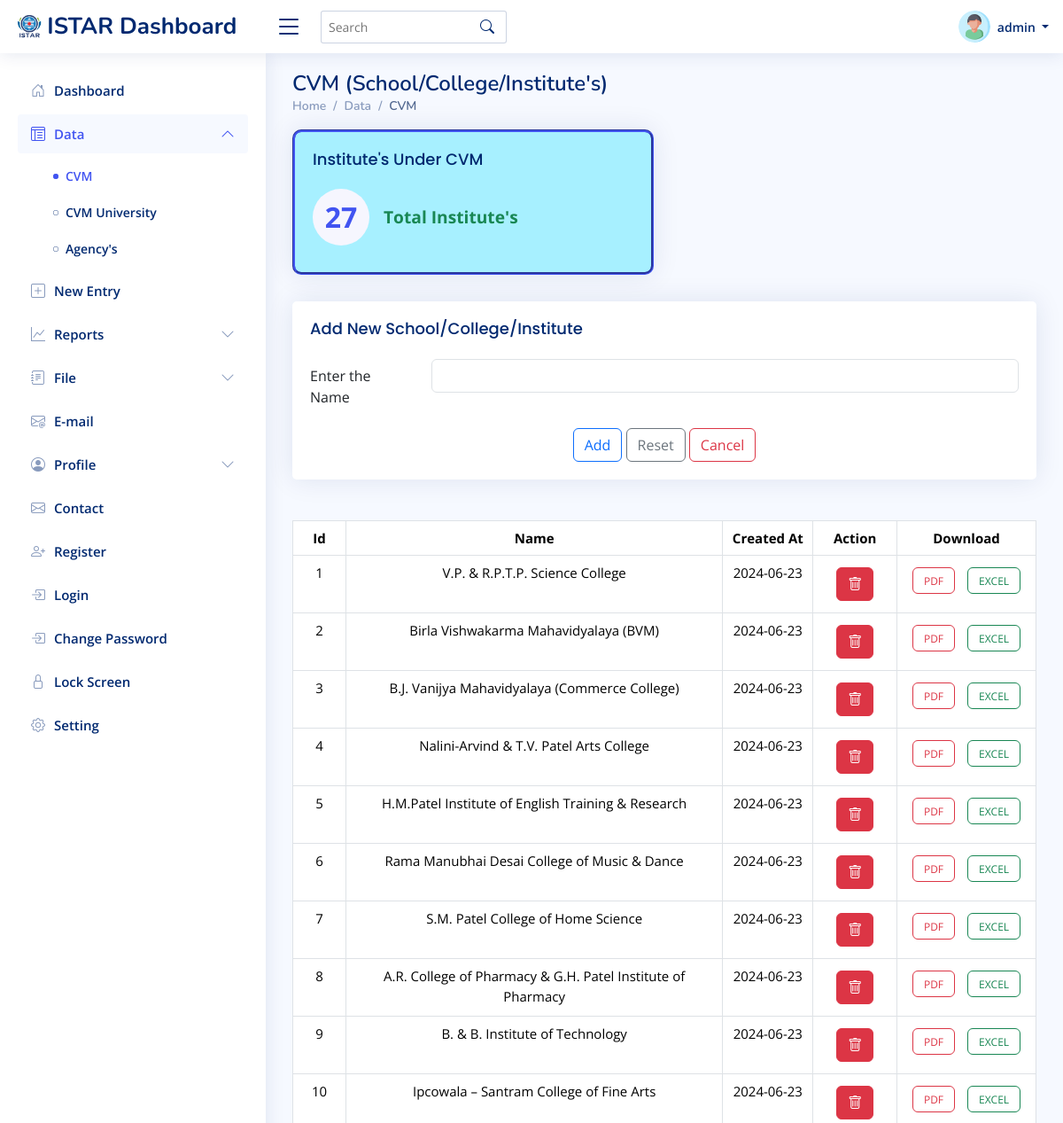
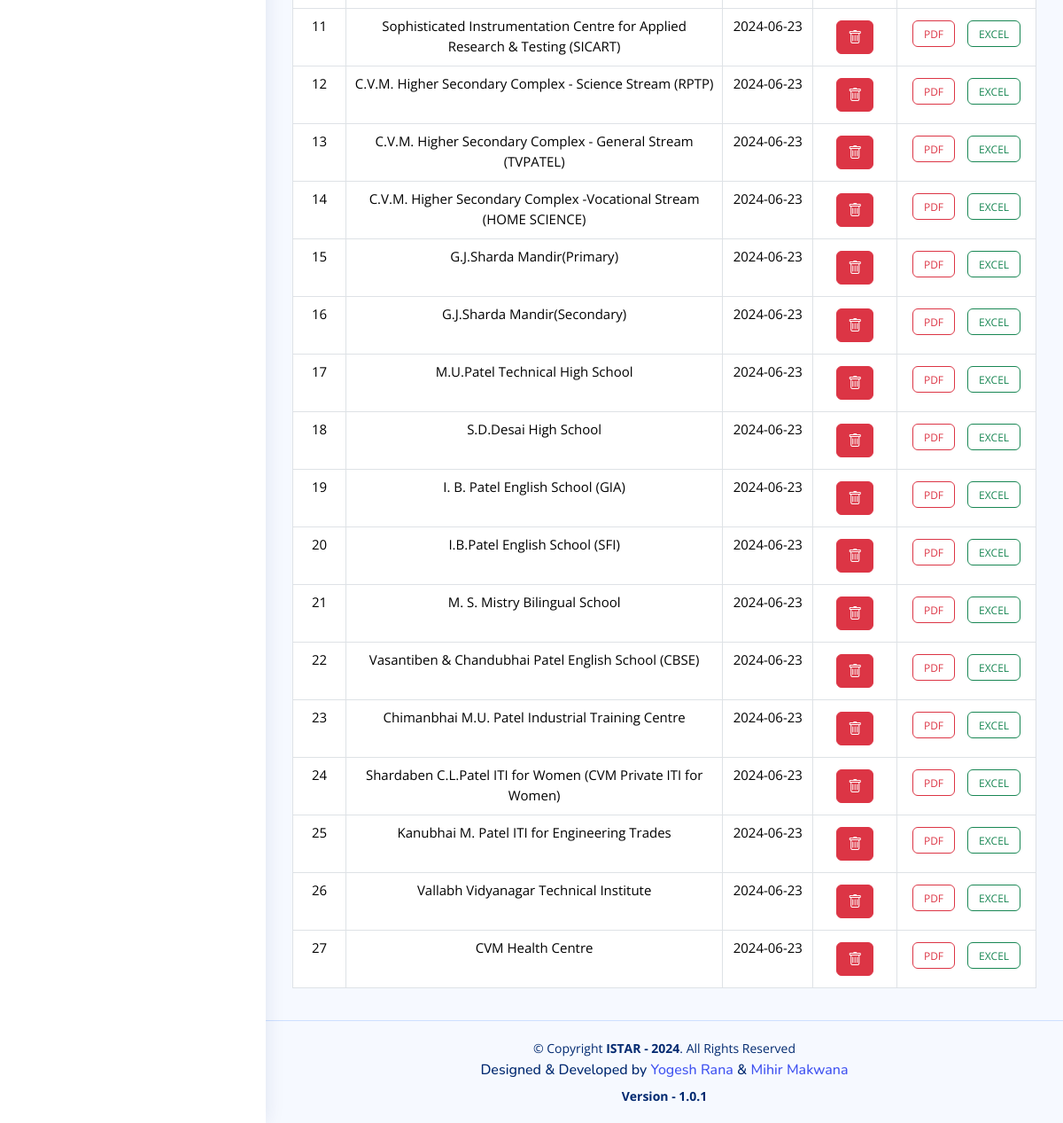
The app's page /cvm.php (signed in), older data (2 pictures, top to bottom).
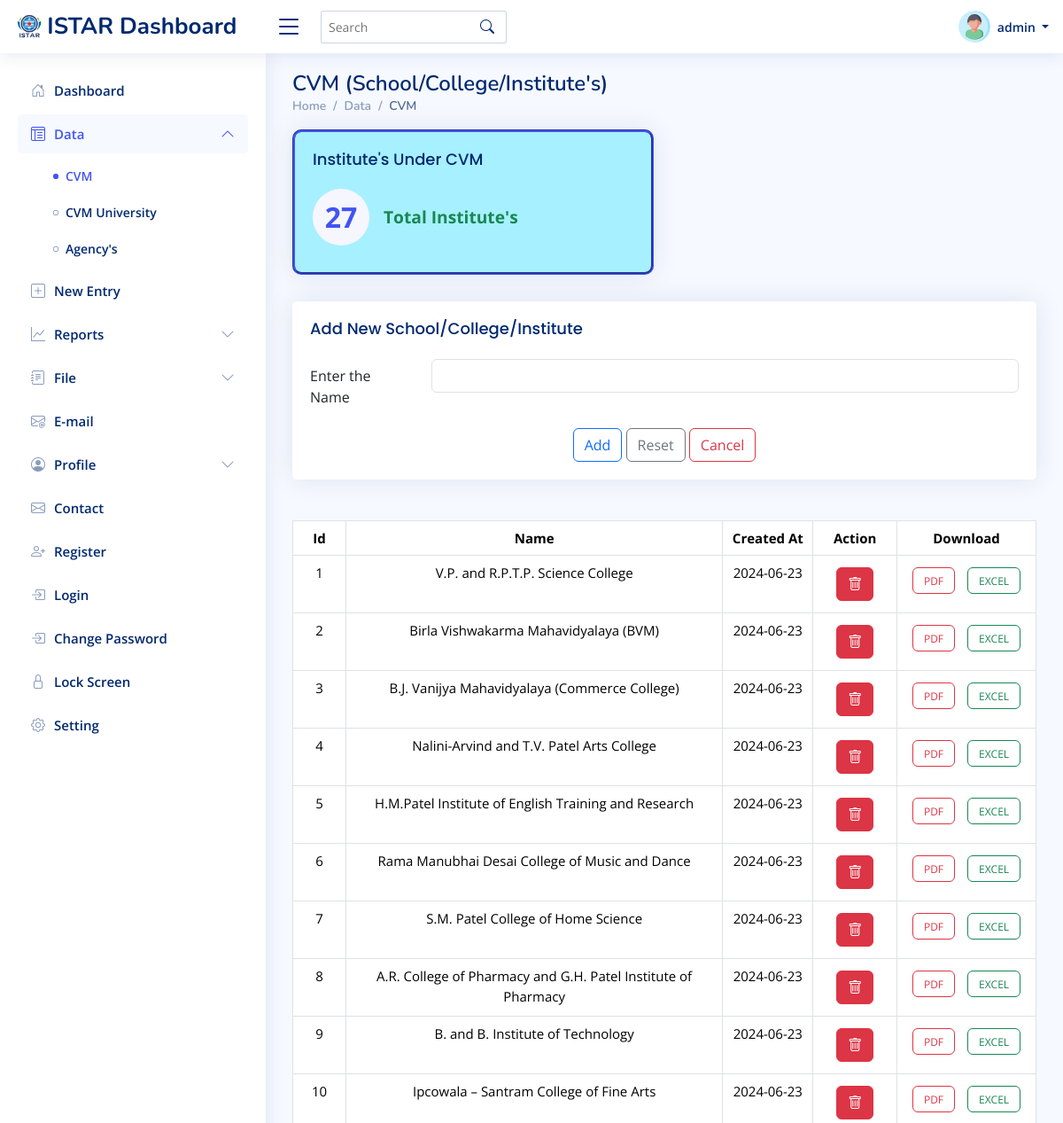
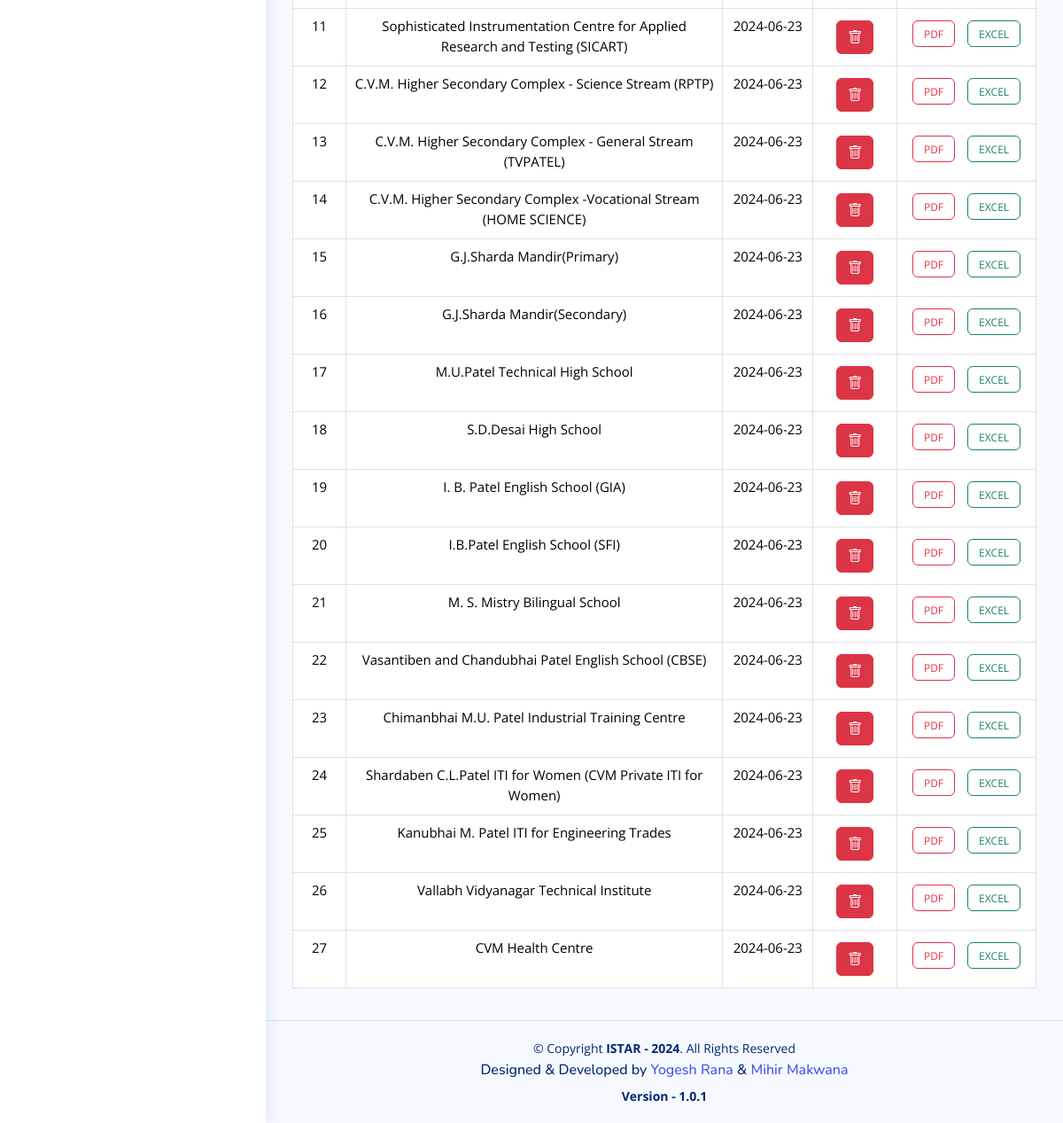
The same page, newer data (2 pictures, top to bottom).
### tables this page shows
CREATE TABLE `institutes` (
  `id` int(11) NOT NULL,
  `name` varchar(255) NOT NULL,
  `organization_id` int(11) DEFAULT NULL,
  `created_at` date NOT NULL DEFAULT current_timestamp(),
  `organization_name` varchar(255) DEFAULT NULL
);

### PHP/session.php (called while the page is built, shortened)
<?php
$username = $_SESSION['username'];
?>

### cvm.php (the view, shortened to what this page needs)
<?php
require "./PHP/session.php";
?>
<!DOCTYPE html>
<html lang="en">
<head>
  <link href="assets/vendor/bootstrap/css/bootstrap.min.css" rel="stylesheet">
  <link href="assets/vendor/bootstrap-icons/bootstrap-icons.css" rel="stylesheet">
  <link href="assets/vendor/boxicons/css/boxicons.min.css" rel="stylesheet">
  <link href="assets/vendor/quill/quill.snow.css" rel="stylesheet">
  <link href="assets/vendor/quill/quill.bubble.css" rel="stylesheet">
  <link href="assets/vendor/remixicon/remixicon.css" rel="stylesheet">
  <link href="assets/vendor/simple-datatables/style.css" rel="stylesheet">
  <link href="assets/css/style.css" rel="stylesheet">
</head>
<body>
  <header id="header" class="header fixed-top d-flex align-items-center">
    <div class="d-flex align-items-center justify-content-between">
      <a href="index.php" class="logo d-flex align-items-center">
        <img src="assets/img/istar.png" alt="">
        <span class="d-none d-lg-block">ISTAR Dashboard</span>
      </a>
      <i class="bi bi-list toggle-sidebar-btn"></i>
    </div>
    <div class="search-bar">
      <form class="search-form d-flex align-items-center" method="POST" action="#">
        <input type="text" name="query" placeholder="Search" title="Enter search keyword">
        <button type="submit" title="Search"><i class="bi bi-search"></i></button>
      </form>
    </div>
    <nav class="header-nav ms-auto">
      <ul class="d-flex align-items-center">
        <li class="nav-item dropdown pe-3">
          <a class="nav-link nav-profile d-flex align-items-center pe-0" href="#" data-bs-toggle="dropdown">
            <img src="assets/img/User.png" alt="Profile" class="rounded-circle">
            <span class="d-none d-md-block dropdown-toggle ps-2">
              <?php echo isset($username) ? $username : 'User'; ?>
            </span>
          </a>
        </li>
      </ul>
    </nav>
  </header>
  <aside id="sidebar" class="sidebar">
    <ul class="sidebar-nav" id="sidebar-nav">
      <li class="nav-item">
        <a class="nav-link collapsed" href="index.php">
          <i class="bi bi-house-door"></i>
          <span>Dashboard</span>
        </a>
      </li>
        <li class="nav-item">
                <a class="nav-link " data-bs-target="#components-nav" data-bs-toggle="collapse" href="#">
                <i class="bi bi-layout-text-window-reverse"></i><span>Data</span><i class="bi bi-chevron-down ms-auto"></i>
                </a>
                <ul id="components-nav" class="nav-content collapse show" data-bs-parent="#sidebar-nav">
          <li>
            <a href="./cvm.php" class="active">
              <i class="bi bi-circle"></i><span>CVM</span>
            </a>
          </li>
          <li>
            <a href="./cvmu.php">
              <i class="bi bi-circle"></i><span>CVM University</span>
            </a>
          </li>
          <li>
            <a href="./agency.php">
              <i class="bi bi-circle"></i><span>Agency's</span>
            </a>
          </li>
        </ul>
      <li class="nav-item">
        <a class="nav-link collapsed" href="new_entry.php">
          <i class="bi bi-plus-square"></i>
          <span>New Entry</span>
        </a>
      </li>
      <li class="nav-item">
        <a class="nav-link collapsed" data-bs-target="#forms-nav" data-bs-toggle="collapse" href="#">
          <i class="bi bi-graph-up"></i><span>Reports</span><i class="bi bi-chevron-down ms-auto"></i>
        </a>
      </li>
      <li class="nav-item">
        <a class="nav-link collapsed" data-bs-target="#files-nav" data-bs-toggle="collapse" href="#">
          <i class="bi bi-journal-text"></i><span>File</span><i class="bi bi-chevron-down ms-auto"></i>
        </a>
      </li>
      <li class="nav-item">
        <a class="nav-link collapsed" href="email.php">
        <i class="bi bi-envelope-at"></i>
          <span>E-mail</span>
        </a>
      </li>
      <li class="nav-item">
        <a class="nav-link collapsed" data-bs-target="#profile-nav" data-bs-toggle="collapse" href="#">
          <i class="bi bi-person-circle"></i><span>Profile</span><i class="bi bi-chevron-down ms-auto"></i>
        </a>
      </li>
      <li class="nav-item">
        <a class="nav-link collapsed" href="pages-contact.php">
          <i class="bi bi-envelope"></i>
          <span>Contact</span>
        </a>
      </li>
      <li class="nav-item">
        <a class="nav-link collapsed" href="pages-register.php">
          <i class="bi bi-person-plus"></i>
          <span>Register</span>
        </a>
      </li>
      <li class="nav-item">
        <a class="nav-link collapsed" href="pages-login.php">
          <i class="bi bi-box-arrow-in-right"></i>
          <span>Login</span>
        </a>
      </li>
      <li class="nav-item">
        <a class="nav-link collapsed" href="./reset-password.php">
          <i class="bi bi-box-arrow-in-right"></i>
          <span>Change Password</span>
        </a>
      </li>
      <li class="nav-item">
        <a class="nav-link collapsed" href="#">
          <i class="bi bi-lock"></i>
          <span>Lock Screen</span>
        </a>
      </li>
      <li class="nav-item">
        <a class="nav-link collapsed" href="#">
          <i class="bi bi-gear"></i>
          <span>Setting</span>
        </a>
      </li>
  </aside>
    <main id="main" class="main">
        <div class="pagetitle">
            <h1>CVM (School/College/Institute's) </h1>
            <nav>
                <ol class="breadcrumb">
                    <li class="breadcrumb-item"><a href="index.php">Home</a></li>
                    <li class="breadcrumb-item">Data</li>
                    <li class="breadcrumb-item"><a href="cvm.php" class="active">CVM</a></li>
                </ol>
            </nav>
        </div>
        <section class="section dashboard">
            <?php
            require("./PHP/connection.php");
            $sql = "SELECT * FROM institutes where organization_id=1";
            $result = $conn->query($sql);
            $records = $result->num_rows;
            ?>
            <div class="row">
                <div class="col-lg-12">
                    <div class="row">
                        <div class="col-xxl-3 col-md-6">
                            <div id="date" class="card info-card sales-card">
                                <div class="card-body">
                                    <h5 class="card-title">Institute's Under CVM</h5>
                                    <div class="d-flex align-items-center">
                                        <div class="card-icon rounded-circle d-flex align-items-center justify-content-center" style="font-weight:bolder">
                                            <?php echo $records; ?>
                                        </div>
                                        <div class="ps-3">
                                            <span class="text-success small pt-1 fw-bold" style="font-size: 120%;">Total Institute's</span>
                                            <span id="dateDisplay" class="text-success small pt-2 ps-1 fw-bold" style="font-size: 90%;"></span>
                                        </div>
                                    </div>
                                </div>
                            </div>
                        </div>
        </section>
        <section class="section">
            <div class="row">
                <div class="col-lg-12">
                    <div class="card">
                        <div class="card-body">
                            <h5 class="card-title">Add New School/College/Institute</h5>
                            <form action="cvm.php" method="post"  validate>
                                <div class="row mb-3">
                                    <label for="inputtext" class="col-sm-2 col-form-label">Enter the Name </label>
                                    <div class="col-sm-10">
                                        <input type="text" class="form-control" required id="inputText" name="name" required>
                                    </div>
                                </div>
                                <div class="text-center">
                                    <button type="submit" class="btn btn-outline-primary">Add</button>
                                    <button type="reset" class="btn btn-outline-secondary">Reset</button>
                                    <a href="index.php" class="btn btn-outline-danger" role="button">Cancel</a>
                                </div>
                            </form>
                        </div>
                    </div>
                </div>
            </div>
        </section>
        <section>
            <div class="row">
                <div class="col-sm-12">
                    <table class="table  table-hover mt-3 text-center table-bordered" id="datatbl" style="font-size: 15px;">
                        <thead>
                            <tr>
                                <th>Id</th>
                                <th>Name</th>
                                <th>Created At</th>
                                <th>Action</th>
                                <th>Download</th>
                            </tr>
                        </thead>
                        <tbody id="data">
                            <?php
                            include "./PHP/connection.php";
                            $sql = "SELECT * FROM institutes where organization_id=1";
                            $result = $conn->query($sql);
                            if ($result->num_rows > 0) {
                                while ($row = $result->fetch_assoc()) {
                                    $delete = "delete_cvm.php?id=" . $row["id"];
                                    echo "<tr>
                                        <td width='2%'>" . $row["id"] . "</td>
                                        <td width='20%'>" . $row["name"] . "</td>
                                        <td width='2%'>" . $row["created_at"] . "</td>
                                        <td width='2%'>
                                            <a href='$delete' class='btn btn-danger'><i class='bi bi-trash'></i></a>
                                        </td>
                                        <td width='5%'>
                                            <a href='#' class='btn btn-outline-danger' role='button' style='height: 30px;font-size: 12px;'>PDF</a>
                                            <a href='#' class='btn btn-outline-success' role='button' style='height: 30px;font-size: 12px;'>EXCEL</a>
                                        </td>
                                    </tr>";
                                }
                            } else {
                                echo "No data found.";
                            }
                            ?>
                    </table>
                </div>
            </div>
        </section>
    </main>
   <?php require "./PHP/footer.php" ?>
</body>
</html>

### PHP/footer.php (shortened to what this page needs)
<footer id="footer" class="footer">
    <div class="copyright">
      &copy; Copyright <strong><span>ISTAR - 2024</span></strong>. All Rights Reserved
    </div>
    <div class="credits">
      <h6>Designed & Developed by <a href="#">Yogesh Rana</a> & <a href="#"> Mihir Makwana </a></h6>
    </div>
    <div class="copyright">
      <strong><span>Version - 1.0.1 </span></strong>
    </div>
  </footer>
</body>
</html>

### assets/css/style.css (style rules this page uses)
:root { scroll-behavior: smooth; }
body { font-family: "Open Sans", sans-serif; background: #f6f9ff; color: #444444; }
a { color: #4154f1; text-decoration: none; }
h1, h2, h3, h4, h5, h6 { font-family: "Nunito", sans-serif; }
#main { margin-top: 60px; padding: 20px 30px; transition: all 0.3s; }
.pagetitle { margin-bottom: 10px; }
.pagetitle h1 { font-size: 24px; margin-bottom: 0; font-weight: 600; color: #012970; }
.card { margin-bottom: 30px; border: none; border-radius: 5px; box-shadow: 0px 0 30px rgba(1, 41, 112, 0.1); }
.card-title { padding: 20px 0 15px 0; font-size: 18px; font-weight: 500; color: #012970; font-family: "Poppins", sans-serif; }
.card-body { padding: 0 20px 20px 20px; }
.breadcrumb { font-size: 14px; font-family: "Nunito", sans-serif; color: #899bbd; font-weight: 600; }
.breadcrumb a { color: #899bbd; transition: 0.3s; }
.breadcrumb .breadcrumb-item::before { color: #899bbd; }
.breadcrumb .active { color: #51678f; font-weight: 600; }
.logo { line-height: 1; }
@media (min-width: 1200px) { .logo { width: 280px; } }
.logo img { max-height: 26px; margin-right: 6px; }
.logo span { font-size: 26px; font-weight: 700; color: #012970; font-family: "Nunito", sans-serif; }
.header { transition: all 0.5s; z-index: 997; height: 60px; box-shadow: 0px 2px 20px rgba(1, 41, 112, 0.1); background-color: #fff; padding-left: 20px; }
.header .toggle-sidebar-btn { font-size: 32px; padding-left: 10px; cursor: pointer; color: #012970; }
.header .search-bar { min-width: 250px; padding: 0 20px; }
.header .search-form { width: 100%; }
.header .search-form input { border: 0; font-size: 14px; color: #012970; border: 1px solid rgba(1, 41, 112, 0.2); padding: 7px 38px 7px 8px; border-radius: 3px; transition: 0.3s; width: 100%; }
.header .search-form button { border: 0; padding: 0; margin-left: -30px; background: none; }
.header .search-form button i { color: #012970; }
.header-nav ul { list-style: none; }
.header-nav>ul { margin: 0; padding: 0; }
.header-nav .nav-profile { color: #012970; }
.header-nav .nav-profile img { max-height: 36px; }
.header-nav .nav-profile span { font-size: 14px; font-weight: 600; }
.sidebar { position: fixed; top: 60px; left: 0; bottom: 0; width: 300px; z-index: 996; transition: all 0.3s; padding: 20px; overflow-y: auto; scrollbar-width: thin; scrollbar-color: #aab7cf transparent; box-shadow: 0px 0px 20px rgba(1, 41, 112, 0.1); background-color: #fff; }
@media (min-width: 1200px) { #main, #footer { margin-left: 300px; } }
.sidebar-nav { padding: 0; margin: 0; list-style: none; }
.sidebar-nav li { padding: 0; margin: 0; list-style: none; }
.sidebar-nav .nav-item { margin-bottom: 5px; }
.sidebar-nav .nav-link { display: flex; align-items: center; font-size: 15px; font-weight: 600; color: #4154f1; transition: 0.3; background: #f6f9ff; padding: 10px 15px; border-radius: 4px; }
.sidebar-nav .nav-link i { font-size: 16px; margin-right: 10px; color: #4154f1; }
.sidebar-nav .nav-link.collapsed { color: #012970; background: #fff; }
.sidebar-nav .nav-link.collapsed i { color: #899bbd; }
.sidebar-nav .nav-link .bi-chevron-down { margin-right: 0; transition: transform 0.2s ease-in-out; }
.sidebar-nav .nav-link:not(.collapsed) .bi-chevron-down { transform: rotate(180deg); }
.sidebar-nav .nav-content { padding: 5px 0 0 0; margin: 0; list-style: none; }
.sidebar-nav .nav-content a { display: flex; align-items: center; font-size: 14px; font-weight: 600; color: #012970; transition: 0.3; padding: 10px 0 10px 40px; transition: 0.3s; }
.sidebar-nav .nav-content a i { font-size: 6px; margin-right: 8px; line-height: 0; border-radius: 50%; }
.sidebar-nav .nav-content a:hover, .sidebar-nav .nav-content a.active { color: #4154f1; }
.sidebar-nav .nav-content a.active i { background-color: #4154f1; }
.dashboard .info-card { padding-bottom: 10px; }
.dashboard .card-icon { font-size: 32px; line-height: 0; width: 64px; height: 64px; flex-shrink: 0; flex-grow: 0; }
.dashboard .sales-card .card-icon { color: #4154f1; background: #f6f6fe; }
.footer { padding: 20px 0; font-size: 14px; transition: all 0.3s; border-top: 1px solid #cddfff; }
.footer .copyright { text-align: center; color: #012970; }
.footer .credits { padding-top: 5px; text-align: center; font-size: 13px; color: #012970; }

### cvm.php (style rules this page uses)
#date { background-color: #a7f0ff; border-style: groove; border-color: #4154f1; border-radius: 10px; }
td a { margin: 5px; }

Row changes from the older to the newer data that the page shows:
changed institutes id 1: name "V.P. & R.P.T.P. Science College" → "V.P. and R.P.T.P. Science College"
changed institutes id 4: name "Nalini-Arvind & T.V. Patel Arts College" → "Nalini-Arvind and T.V. Patel Arts College"
changed institutes id 5: name "H.M.Patel Institute of English Training & Research" → "H.M.Patel Institute of English Training and Research"
changed institutes id 6: name "Rama Manubhai Desai College of Music & Dance" → "Rama Manubhai Desai College of Music and Dance"
changed institutes id 8: name "A.R. College of Pharmacy & G.H. Patel Institute of Pharmacy" → "A.R. College of Pharmacy and G.H. Patel Institute of Pharmacy"
changed institutes id 9: name "B. & B. Institute of Technology" → "B. and B. Institute of Technology"
changed institutes id 11: name "Sophisticated Instrumentation Centre for Applied Research & Testing (SICART)" → "Sophisticated Instrumentation Centre for Applied Research and Testing (SICART)"
changed institutes id 22: name "Vasantiben & Chandubhai Patel English School (CBSE)" → "Vasantiben and Chandubhai Patel English School (CBSE)"
